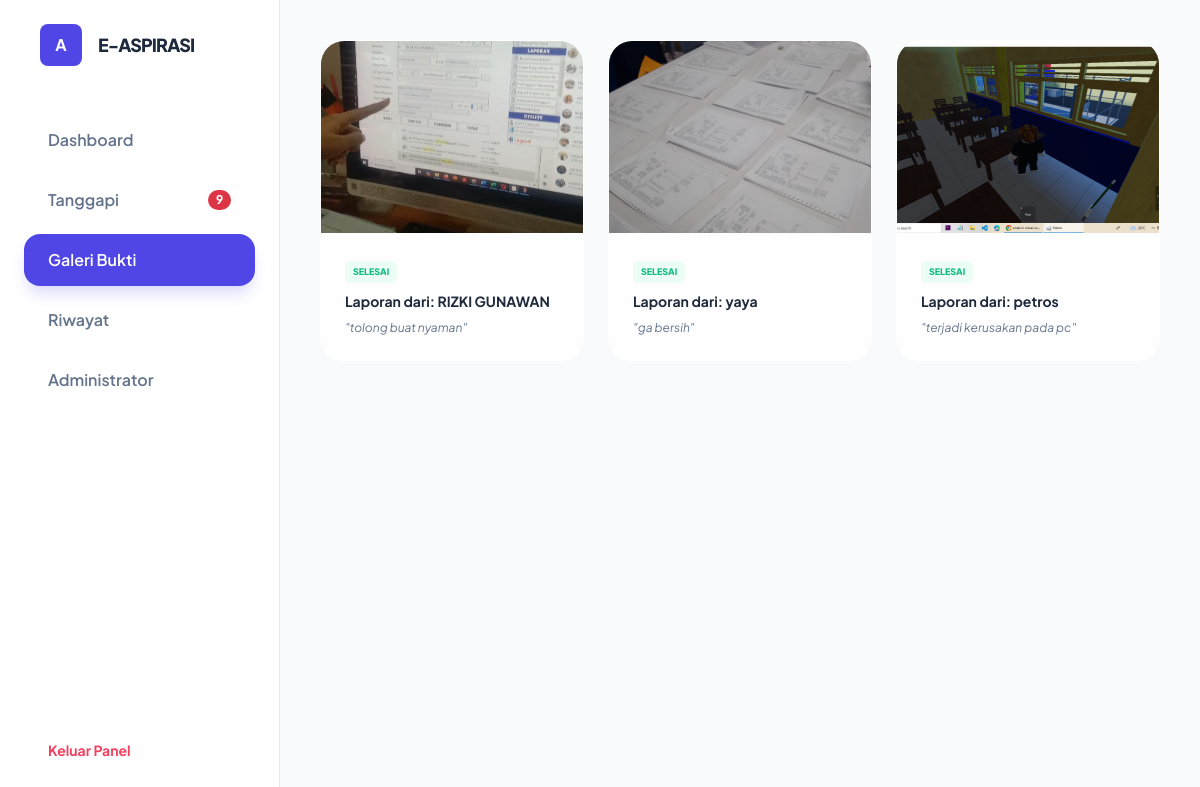
/ukk_pengaduan/admin.php?page=galeri (signed in), run on the app's committed database.
### tables this page shows
CREATE TABLE `tanggapan` (
  `id_tanggapan` int NOT NULL,
  `id_aspirasi` int NOT NULL,
  `tgl_tanggapan` date DEFAULT NULL,
  `id_admin` int NOT NULL,
  `foto_tanggapan` varchar(255) DEFAULT NULL,
  `tanggapan` text NOT NULL,
  `tanggal_tanggapan` timestamp NULL DEFAULT CURRENT_TIMESTAMP
);

CREATE TABLE `siswa` (
  `nis` char(10) NOT NULL,
  `nama` varchar(50) NOT NULL,
  `kelas` varchar(50) DEFAULT NULL,
  `password` varchar(255) NOT NULL
);

CREATE TABLE `aspirasi` (
  `id_aspirasi` int NOT NULL,
  `nis` char(10) NOT NULL,
  `id_kategori` int NOT NULL,
  `lokasi` varchar(50) NOT NULL,
  `keterangan` text NOT NULL,
  `foto` varchar(255) DEFAULT NULL,
  `tanggal` date NOT NULL,
  `status` enum('Menunggu','Proses','Selesai') NOT NULL DEFAULT 'Menunggu',
  `feedback` text
);

### ukk_pengaduan/functions.php (called while the page is built, shortened)
<?php
$conn = mysqli_connect("localhost", "root", "", "db_pengaduan_sekolah");
function query($query) {
    global $conn;
    $result = mysqli_query($conn, $query);
    $rows = [];
    while( $row = mysqli_fetch_assoc($result) ) {
        $rows[] = $row;
    }
    return $rows;
}
?>

### ukk_pengaduan/admin.php (the view, shortened to what this page needs)
<?php
require 'functions.php';
global $conn;
$page = isset($_GET['page']) ? $_GET['page'] : 'dashboard';
$query_notif = mysqli_query($conn, "SELECT COUNT(*) as jml FROM aspirasi WHERE status = 'Menunggu'");
$notif_data = mysqli_fetch_assoc($query_notif);
$jml_notif = $notif_data['jml'] ?? 0;
$query_base = "SELECT aspirasi.*, siswa.nama, siswa.kelas, kategori.nama_kategori
                FROM aspirasi
                JOIN siswa ON aspirasi.nis = siswa.nis
                JOIN kategori ON aspirasi.id_kategori = kategori.id_kategori";
$laporan = query($query_base . " ORDER BY tanggal DESC");
$galeri_foto = query("SELECT tanggapan.foto_tanggapan, aspirasi.keterangan, siswa.nama
                      FROM tanggapan
                      JOIN aspirasi ON tanggapan.id_aspirasi = aspirasi.id_aspirasi
                      JOIN siswa ON aspirasi.nis = siswa.nis
                      WHERE tanggapan.foto_tanggapan IS NOT NULL AND tanggapan.foto_tanggapan != ''
                      ORDER BY tanggapan.id_tanggapan DESC LIMIT 5");
$total = count($laporan);
$pending = count(array_filter($laporan, function($item) { return $item['status'] == 'Menunggu'; }));
$proses = count(array_filter($laporan, function($item) { return $item['status'] == 'Proses'; }));
$selesai = count(array_filter($laporan, function($item) { return $item['status'] == 'Selesai'; }));
?>
<!DOCTYPE html>
<html lang="id">
<head>
    <link href="https://cdn.jsdelivr.net/npm/bootstrap@5.3.0/dist/css/bootstrap.min.css" rel="stylesheet">
    <script src="https://cdn.tailwindcss.com"></script>
</head>
<body class="flex">
    <aside class="sidebar p-4 no-print">
        <div class="d-flex align-items-center gap-3 mb-5 px-3">
            <div class="bg-indigo-600 rounded-3 text-white d-flex align-items-center justify-content-center font-bold" style="width: 42px; height: 42px;">A</div>
            <h1 class="text-lg font-black text-slate-800 tracking-tighter">E-ASPIRASI</h1>
        </div>
        <nav>
            <a href="admin.php?page=dashboard" class="nav-link-custom <?= $page == 'dashboard' ? 'active' : '' ?>">Dashboard</a>
            <a href="admin.php?page=tanggapi" class="nav-link-custom <?= $page == 'tanggapi' ? 'active' : '' ?> d-flex justify-content-between">
                Tanggapi
                <?php if($jml_notif > 0): ?><span class="badge bg-danger rounded-pill"><?= $jml_notif ?></span><?php endif; ?>
            </a>
            <a href="admin.php?page=galeri" class="nav-link-custom <?= $page == 'galeri' ? 'active' : '' ?>">Galeri Bukti</a>
            <a href="admin.php?page=history" class="nav-link-custom <?= $page == 'history' ? 'active' : '' ?>">Riwayat</a>
            <a href="admin.php?page=kelola_admin" class="nav-link-custom <?= $page == 'kelola_admin' ? 'active' : '' ?>">Administrator</a>
        </nav>
        <div class="position-absolute bottom-0 start-0 w-100 p-4">
            <a href="logout.php" onclick="return confirm('Log out?')" class="text-rose-500 font-bold text-sm px-4 py-3 d-flex align-items-center gap-2 rounded-3 hover:bg-rose-50 no-underline transition-all">Keluar Panel</a>
        </div>
    </aside>
    <main class="main-content flex-1">
        <?php if ($page == 'dashboard') : ?>
            <div class="fade-in">
                <div class="mb-5">
                    <h2 class="text-3xl font-black text-slate-800 tracking-tight">Ringkasan Sistem</h2>
                    <p class="text-slate-400">Monitor data aspirasi dan penanganan secara real-time.</p>
                </div>
                <div class="mb-10 relative overflow-hidden rounded-[2.5rem] bg-white shadow-xl shadow-indigo-100/40" x-data="{ active: 0, loop() { setInterval(() => { this.active = (this.active + 1) % <?= max(count($galeri_foto), 1); ?> }, 6000) } }" x-init="loop()">
                    <div class="flex transition-transform duration-1000 ease-in-out h-[360px]" :style="'transform: translateX(-' + (active * 100) + '%)'">
                        <?php if(empty($galeri_foto)): ?>
                            <div class="w-full flex-shrink-0 flex items-center justify-center bg-slate-50 text-slate-400 font-bold uppercase tracking-widest">Belum ada dokumentasi penanganan</div>
                        <?php else: ?>
                            <?php foreach($galeri_foto as $foto): ?>
                            <div class="w-full flex-shrink-0 d-flex flex-column flex-md-row align-items-center">
                                <img src="assets/img/<?= $foto['foto_tanggapan']; ?>" class="w-full w-md-50 h-100 object-cover">
                                <div class="p-10 w-full w-md-50 bg-white h-100 d-flex flex-column justify-content-center">
                                    <span class="bg-indigo-50 text-indigo-600 text-[10px] px-3 py-1 rounded-full font-black uppercase tracking-widest w-fit">Status: Selesai</span>
                                    <h3 class="text-2xl font-black text-slate-800 mt-4 mb-2">Penanganan oleh Admin</h3>
                                    <p class="text-slate-500 italic text-sm leading-relaxed border-l-4 border-indigo-200 ps-4">"Aduan dari <?= $foto['nama'] ?> telah berhasil diproses dan didokumentasikan sebagai bukti transparansi."</p>
                                </div>
                            </div>
                            <?php endforeach; ?>
                        <?php endif; ?>
                    </div>
                    <div class="absolute bottom-6 right-10 d-flex gap-2">
                        <?php foreach($galeri_foto as $i => $f): ?>
                            <button @click="active = <?= $i ?>" class="w-2 h-2 rounded-full transition-all duration-300" :class="active === <?= $i ?> ? 'bg-indigo-600 w-8' : 'bg-slate-200'"></button>
                        <?php endforeach; ?>
                    </div>
                </div>
                <div class="row g-4 mb-10">
                    <div class="col-md-3">
                        <div class="glass-card p-4 shadow-sm text-center">
                            <p class="text-[10px] font-black text-slate-400 uppercase tracking-widest mb-2">Total</p>
                            <h3 class="text-4xl font-black text-slate-900"><?= $total ?></h3>
                        </div>
                    </div>
                    <div class="col-md-3">
                        <div class="glass-card p-4 shadow-sm text-center border-bottom border-rose-500 border-4">
                            <p class="text-[10px] font-black text-rose-500 uppercase tracking-widest mb-2">Menunggu</p>
                            <h3 class="text-4xl font-black text-slate-900"><?= $pending ?></h3>
                        </div>
                    </div>
                    <div class="col-md-3">
                        <div class="glass-card p-4 shadow-sm text-center border-bottom border-amber-500 border-4">
                            <p class="text-[10px] font-black text-amber-500 uppercase tracking-widest mb-2">Proses</p>
                            <h3 class="text-4xl font-black text-slate-900"><?= $proses ?></h3>
                        </div>
                    </div>
                    <div class="col-md-3">
                        <div class="glass-card p-4 shadow-sm text-center border-bottom border-emerald-500 border-4">
                            <p class="text-[10px] font-black text-emerald-500 uppercase tracking-widest mb-2">Selesai</p>
                            <h3 class="text-4xl font-black text-slate-900"><?= $selesai ?></h3>
                        </div>
                    </div>
                </div>
                <div class="glass-card p-8">
                    <h3 class="text-lg font-bold text-slate-800 mb-6">Visualisasi Tren Pengaduan</h3>
                    <canvas id="chartLaporan" height="100"></canvas>
                </div>
            </div>
        <?php elseif ($page == 'galeri') : ?>
            <div class="row g-4 fade-in">
                <?php foreach($galeri_foto as $f): ?>
                <div class="col-md-4">
                    <div class="glass-card overflow-hidden h-100 hover:shadow-lg transition-all duration-300">
                        <img src="assets/img/<?= $f['foto_tanggapan']; ?>" class="w-full h-48 object-cover">
                        <div class="p-4">
                            <span class="text-[9px] font-black text-emerald-500 uppercase bg-emerald-50 px-2 py-1 rounded mb-2 d-inline-block">Selesai</span>
                            <p class="font-bold text-slate-800 small mb-2">Laporan dari: <?= $f['nama'] ?></p>
                            <p class="text-xs text-slate-500 italic">"<?= $f['keterangan'] ?>"</p>
                        </div>
                    </div>
                </div>
                <?php endforeach; ?>
            </div>
        <?php endif; ?>
    </main>
</body>
</html>

### ukk_pengaduan/admin.php (style rules this page uses)
body { font-family: 'Plus Jakarta Sans', sans-serif; background: #f8fafc; min-height: 100vh; }
.sidebar { width: 280px; position: fixed; height: 100vh; background: white; border-right: 1px solid #e2e8f0; z-index: 100; transition: all 0.3s; }
.main-content { margin-left: 280px; padding: 40px; transition: all 0.3s; }
.glass-card { background: rgba(255, 255, 255, 0.8); backdrop-filter: blur(10px); border: 1px solid rgba(255, 255, 255, 0.5); border-radius: 24px; }
.nav-link-custom { display: flex; align-items: center; padding: 14px 24px; border-radius: 16px; color: #64748b; font-weight: 600; text-decoration: none; transition: 0.3s; margin-bottom: 8px; }
.nav-link-custom.active { background: #4f46e5; color: white; box-shadow: 0 10px 15px -3px rgba(79, 70, 229, 0.2); }
.fade-in { animation: fadeIn 0.6s ease-out; }

### data on the page
tanggapan: foto_tanggapan (picture), siswa.nama "RIZKI GUNAWAN", id_aspirasi.keterangan "tolong buat nyaman"
tanggapan: foto_tanggapan (picture), siswa.nama "yaya", id_aspirasi.keterangan "ga bersih"
tanggapan: foto_tanggapan (picture), siswa.nama "petros", id_aspirasi.keterangan "terjadi kerusakan pada pc"

### other printed values
$jml_notif "9"
